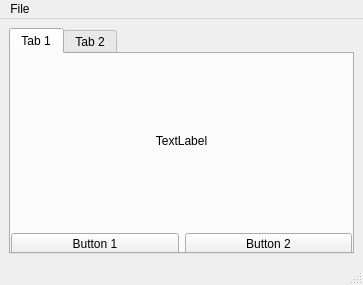
<?xml version="1.0" encoding="UTF-8"?>
<ui version="4.0">
 <class>MainWindow</class>
 <widget class="QMainWindow" name="MainWindow">
  <property name="geometry">
   <rect>
    <x>0</x>
    <y>0</y>
    <width>363</width>
    <height>285</height>
   </rect>
  </property>
  <property name="windowTitle">
   <string>MainWindow</string>
  </property>
  <widget class="QWidget" name="centralwidget">
   <layout class="QVBoxLayout" name="verticalLayout">
    <item>
     <widget class="QTabWidget" name="tabWidget">
      <widget class="QWidget" name="tab">
       <attribute name="title">
        <string>Tab 1</string>
       </attribute>
       <widget class="QWidget" name="verticalLayoutWidget">
        <property name="geometry">
         <rect>
          <x>0</x>
          <y>0</y>
          <width>341</width>
          <height>201</height>
         </rect>
        </property>
        <layout class="QVBoxLayout" name="verticalLayout_2">
         <item>
          <widget class="QLabel" name="label">
           <property name="text">
            <string>TextLabel</string>
           </property>
           <property name="alignment">
            <set>Qt::AlignCenter</set>
           </property>
          </widget>
         </item>
         <item>
          <layout class="QHBoxLayout" name="horizontalLayout">
           <item>
            <widget class="QPushButton" name="pushButton">
             <property name="text">
              <string>Button 1</string>
             </property>
            </widget>
           </item>
           <item>
            <widget class="QPushButton" name="pushButton_2">
             <property name="text">
              <string>Button 2</string>
             </property>
            </widget>
           </item>
          </layout>
         </item>
        </layout>
       </widget>
      </widget>
      <widget class="QWidget" name="tab_2">
       <attribute name="title">
        <string>Tab 2</string>
       </attribute>
      </widget>
     </widget>
    </item>
   </layout>
  </widget>
  <widget class="QMenuBar" name="menubar">
   <property name="geometry">
    <rect>
     <x>0</x>
     <y>0</y>
     <width>363</width>
     <height>21</height>
    </rect>
   </property>
   <widget class="QMenu" name="menuFile">
    <property name="title">
     <string>File</string>
    </property>
    <addaction name="actionNew"/>
    <addaction name="separator"/>
    <addaction name="actionExit"/>
   </widget>
   <addaction name="menuFile"/>
  </widget>
  <widget class="QStatusBar" name="statusbar">
   <property name="statusTip">
    <string>Text displayed</string>
   </property>
  </widget>
  <action name="actionNew">
   <property name="icon">
    <iconset>
     <normaloff>../icons/new_icon.png</normaloff>../icons/new_icon.png</iconset>
   </property>
   <property name="text">
    <string>New</string>
   </property>
   <property name="statusTip">
    <string>New File</string>
   </property>
  </action>
  <action name="actionExit">
   <property name="icon">
    <iconset>
     <normaloff>../icons/exit_icon.png</normaloff>../icons/exit_icon.png</iconset>
   </property>
   <property name="text">
    <string>Exit</string>
   </property>
  </action>
 </widget>
 <resources/>
 <connections/>
</ui>
